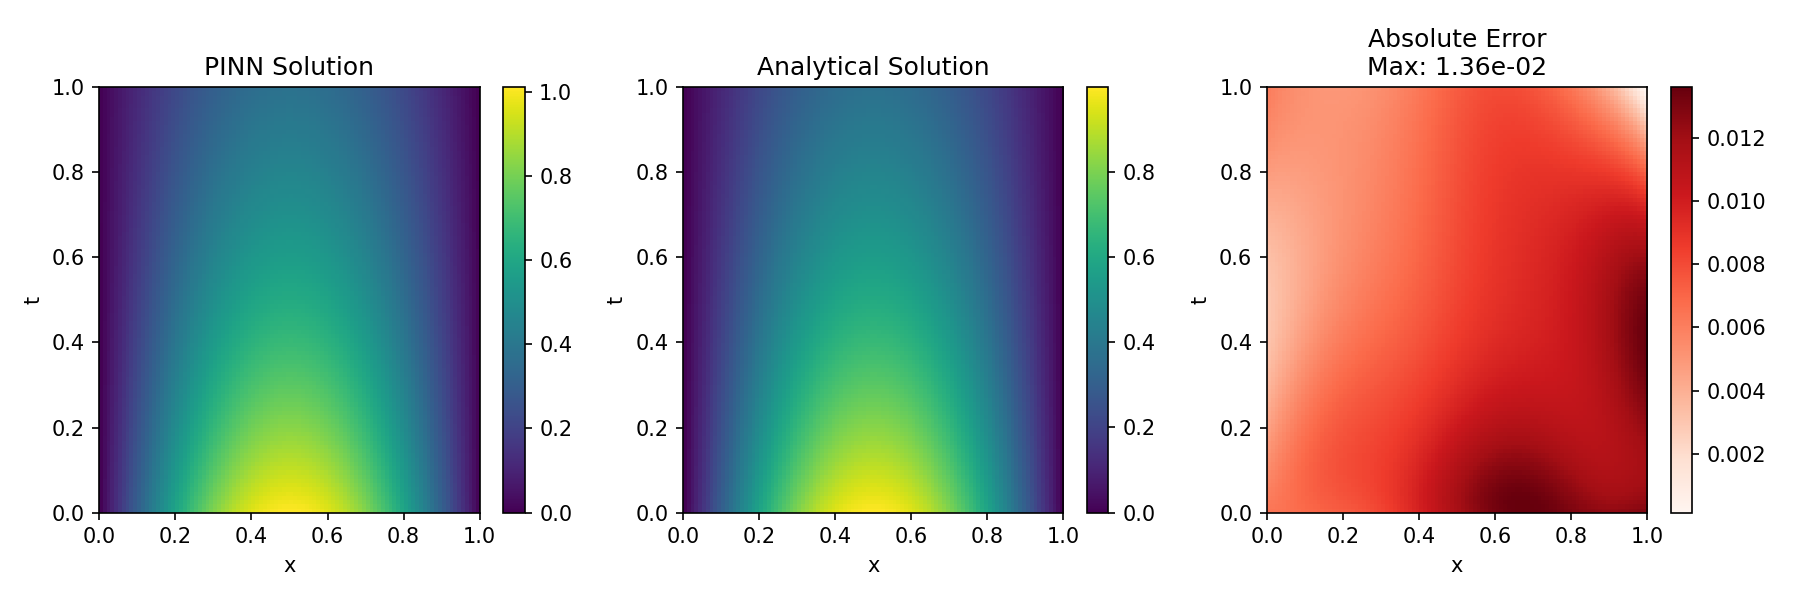

Write the Python code that produced this figure.
"""
Physics-Informed Neural Network (PINN) for solving the 1D Heat Equation
u_t = alpha * u_xx

Domain: x ∈ [0, 1], t ∈ [0, 1]
Boundary conditions: u(0, t) = 0, u(1, t) = 0
Initial condition: u(x, 0) = sin(πx)
"""

import torch
import torch.nn as nn
import numpy as np
import matplotlib.pyplot as plt

# Set default dtype to float32
torch.set_default_dtype(torch.float32)
torch.manual_seed(1234)

# Device configuration
device = torch.device('cuda' if torch.cuda.is_available() else 'cpu')
print(f"Using device: {device}")


# =============================================================================
# Neural Network Architecture
# =============================================================================
class PINN(nn.Module):
    """Fully-connected feedforward neural network for PINN"""
    
    def __init__(self, layers=[2, 20, 20, 20, 20, 1]):
        super(PINN, self).__init__()
        
        self.activation = nn.Tanh()
        self.linears = nn.ModuleList([
            nn.Linear(layers[i], layers[i+1]) for i in range(len(layers)-1)
        ])
        
        # Xavier Normal initialization
        for i in range(len(layers)-1):
            nn.init.xavier_normal_(self.linears[i].weight.data, gain=1.0)
            nn.init.zeros_(self.linears[i].bias.data)
    
    def forward(self, x, t):
        """
        Inputs: x (spatial), t (time) - both tensors of shape [N, 1]
        Output: u(x, t) - tensor of shape [N, 1]
        """
        inputs = torch.cat([x, t], dim=1)  # [N, 2]
        
        for i in range(len(self.linears) - 1):
            inputs = self.linears[i](inputs)
            inputs = self.activation(inputs)
        
        return self.linears[-1](inputs)  # [N, 1]


# =============================================================================
# PINN Solver
# =============================================================================
class HeatEquationPINN:
    """PINN solver for the 1D heat equation"""
    
    def __init__(self, alpha=0.1, layers=[2, 20, 20, 20, 20, 1]):
        self.alpha = alpha
        self.model = PINN(layers).to(device)
        
        # Optimizer
        self.optimizer = torch.optim.Adam(
            self.model.parameters(), lr=0.001, amsgrad=False
        )
    
    def compute_pde_loss(self, x, t):
        """
        Compute PDE residual: u_t - alpha * u_xx
        Uses automatic differentiation
        """
        x = x.clone()
        t = t.clone()
        x.requires_grad = True
        t.requires_grad = True
        
        u = self.model(x, t)  # [N, 1]
        
        # First derivatives
        u_t = torch.autograd.grad(
            u, t, grad_outputs=torch.ones_like(u), 
            create_graph=True, retain_graph=True
        )[0]
        
        u_x = torch.autograd.grad(
            u, x, grad_outputs=torch.ones_like(u), 
            create_graph=True, retain_graph=True
        )[0]
        
        # Second derivative u_xx
        u_xx = torch.autograd.grad(
            u_x, x, grad_outputs=torch.ones_like(u_x), 
            create_graph=True, retain_graph=True
        )[0]
        
        # PDE residual: u_t - alpha * u_xx
        pde_residual = u_t - self.alpha * u_xx
        
        return torch.mean(pde_residual ** 2)
    
    def compute_boundary_loss(self):
        """Enforce u(0, t) = 0 and u(1, t) = 0"""
        t_bc = torch.linspace(0, 1, 100).to(device).view(-1, 1)
        
        # Left boundary: x = 0
        x_left = torch.zeros_like(t_bc)
        u_left = self.model(x_left, t_bc)
        loss_left = torch.mean(u_left ** 2)
        
        # Right boundary: x = 1
        x_right = torch.ones_like(t_bc)
        u_right = self.model(x_right, t_bc)
        loss_right = torch.mean(u_right ** 2)
        
        return loss_left + loss_right
    
    def compute_initial_loss(self):
        """Enforce u(x, 0) = sin(πx)"""
        x_ic = torch.linspace(0, 1, 100).to(device).view(-1, 1)
        t_ic = torch.zeros_like(x_ic)
        
        u_pred = self.model(x_ic, t_ic)
        u_true = torch.sin(np.pi * x_ic)
        
        return torch.mean((u_pred - u_true) ** 2)
    
    def train(self, n_epochs=5000, print_freq=500):
        """Train the PINN"""
        
        # Collocation points for PDE loss
        x_pde = torch.linspace(0, 1, 500).to(device).view(-1, 1)
        t_pde = torch.linspace(0, 1, 500).to(device).view(-1, 1)
        
        # Random sampling for PDE points
        x_pde = x_pde[torch.randint(0, 500, (10000,)).to(device)]
        t_pde = t_pde[torch.randint(0, 500, (10000,)).to(device)]
        
        print("Starting training...")
        
        for epoch in range(n_epochs):
            # Compute losses
            pde_loss = self.compute_pde_loss(x_pde, t_pde)
            bc_loss = self.compute_boundary_loss()
            ic_loss = self.compute_initial_loss()
            
            # Total loss
            total_loss = pde_loss + bc_loss + ic_loss
            
            # Backpropagation
            self.optimizer.zero_grad()
            total_loss.backward()
            self.optimizer.step()
            
            # Print progress
            if epoch % print_freq == 0:
                print(f"Epoch {epoch:5d} | Total: {total_loss:.6e} | "
                      f"PDE: {pde_loss:.6e} | BC: {bc_loss:.6e} | IC: {ic_loss:.6e}")
        
        print("Training complete!")
    
    def predict(self, x, t):
        """Predict u(x, t) at given points"""
        x = torch.tensor(x, dtype=torch.float32).to(device).view(-1, 1)
        t = torch.tensor(t, dtype=torch.float32).to(device).view(-1, 1)
        
        with torch.no_grad():
            u = self.model(x, t)
        
        return u.cpu().numpy()


# =============================================================================
# Main Execution
# =============================================================================
if __name__ == "__main__":
    # Create and train PINN
    pinn = HeatEquationPINN(alpha=0.1)
    pinn.train(n_epochs=5000, print_freq=500)
    
    # Create grid for visualization
    x_grid = np.linspace(0, 1, 100)
    t_grid = np.linspace(0, 1, 100)
    
    u_pred = np.zeros((len(t_grid), len(x_grid)))
    
    for i, t_val in enumerate(t_grid):
        for j, x_val in enumerate(x_grid):
            u_pred[i, j] = pinn.predict([x_val], [t_val])[0, 0]
    
    # Analytical solution for comparison
    def analytical_solution(x, t, alpha=0.1):
        return np.sin(np.pi * x) * np.exp(-alpha * np.pi**2 * t)
    
    u_analytical = np.zeros((len(t_grid), len(x_grid)))
    for i, t_val in enumerate(t_grid):
        for j, x_val in enumerate(x_grid):
            u_analytical[i, j] = analytical_solution(x_val, t_val, alpha=0.1)
    
    # Compute error
    error = np.abs(u_pred - u_analytical)
    max_error = np.max(error)
    print(f"\nMaximum absolute error: {max_error:.6e}")
    
    # Plotting
    plt.figure(figsize=(12, 4))
    
    # PINN solution
    plt.subplot(1, 3, 1)
    plt.imshow(u_pred, extent=[0, 1, 0, 1], origin='lower', 
               cmap='viridis', aspect='auto')
    plt.xlabel('x')
    plt.ylabel('t')
    plt.title('PINN Solution')
    plt.colorbar()
    
    # Analytical solution
    plt.subplot(1, 3, 2)
    plt.imshow(u_analytical, extent=[0, 1, 0, 1], origin='lower', 
               cmap='viridis', aspect='auto')
    plt.xlabel('x')
    plt.ylabel('t')
    plt.title('Analytical Solution')
    plt.colorbar()
    
    # Error
    plt.subplot(1, 3, 3)
    plt.imshow(error, extent=[0, 1, 0, 1], origin='lower', 
               cmap='Reds', aspect='auto')
    plt.xlabel('x')
    plt.ylabel('t')
    plt.title(f'Absolute Error\nMax: {max_error:.2e}')
    plt.colorbar()
    
    plt.tight_layout()
    plt.savefig('pinn_heat_equation.png', dpi=150)
    plt.show()
    
    # Save model
    torch.save(pinn.model.state_dict(), 'pinn_heat_model.pth')
    print("Model saved to pinn_heat_model.pth")
